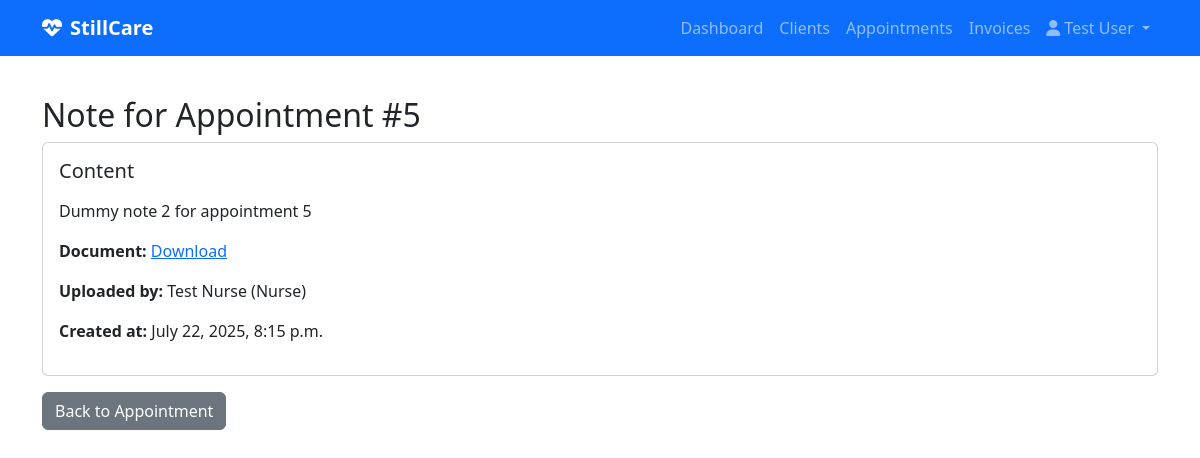
/api/notes/detail/10/ (signed in), run on the app's committed database.
### authentication/models.py (models this page shows, shortened)
class User(AbstractUser):
    ROLE_CHOICES = [
        ('nurse', 'Nurse'),
        ('admin', 'Admin'),
    ]
    role = models.CharField(
        max_length=10,
        choices=ROLE_CHOICES,
        default='nurse',
        help_text="User role in the system"
    )
    phone = models.CharField(max_length=20, blank=True, null=True)
    is_staff_member = models.BooleanField(
        default=True,
        help_text="Whether this user is a staff member"
    )
    login_code = models.CharField(
        max_length=6,
        unique=True,
        blank=True,
        null=True,
        validators=[
            RegexValidator(
                regex=r'^[0-9]{6}$',
                message='Login code must be exactly 6 digits.',
                code='invalid_login_code'
            ),
        ],
        help_text="6-digit code for app login (optional)"
    )
    biometric_id = models.CharField(
        max_length=255,
        unique=True,
        blank=True,
        null=True,
        help_text="Unique biometric identifier for fingerprint/face recognition (optional)"
    )
    class Meta:
        verbose_name = "User"
        verbose_name_plural = "Users"
    def __str__(self):
        return f"{self.get_full_name()} ({self.get_role_display()})"

### visit_notes/models.py (models this page shows, shortened)
class Note(models.Model):
    appointment = models.ForeignKey(Appointment, on_delete=models.CASCADE, related_name='notes')
    content = models.TextField(blank=True)
    document = models.FileField(upload_to='visit_notes/documents/', blank=True, null=True)
    uploaded_by = models.ForeignKey(settings.AUTH_USER_MODEL, on_delete=models.PROTECT, related_name='uploaded_notes')
    created_at = models.DateTimeField(auto_now_add=True)
    updated_at = models.DateTimeField(auto_now=True)

### appointment_management/models.py (models this page shows, shortened)
class Appointment(models.Model):
    FREQUENCY_CHOICES = [
        ('daily', 'Daily'),
        ('weekly', 'Weekly'),
        ('monthly', 'Monthly'),
    ]
    title = models.CharField(max_length=200)
    description = models.TextField(blank=True, null=True)
    start_time = models.DateTimeField(help_text="When the appointment/visit should start")
    end_time = models.DateTimeField(help_text="When the appointment/visit should end")
    status = models.CharField(max_length=50, choices=[
        ('scheduled', 'Scheduled'),
        ('completed', 'Completed'),
        ('cancelled', 'Cancelled'),
        ('no_show', 'No Show'),
    ], default='scheduled')
    client = models.ForeignKey(
        'client_management.Client',
        on_delete=models.CASCADE,
        related_name='appointments',
        help_text="The client this appointment is for"
    )
    frequency = models.CharField(
        max_length=20,
        choices=FREQUENCY_CHOICES,
        blank=True,
        null=True,
        help_text="How often this appointment repeats"
    )
    assigned_staff = models.ForeignKey(settings.AUTH_USER_MODEL, on_delete=models.PROTECT, null=False, blank=False, related_name='appointments', help_text="Staff member assigned to this appointment")
    created_at = models.DateTimeField(auto_now_add=True)
    updated_at = models.DateTimeField(auto_now=True)
    class Meta:
        verbose_name = "Appointment"
        verbose_name_plural = "Appointments"
    VISIT_STATUS_CHOICES = [
        ('scheduled', 'Scheduled'),
        ('in_progress', 'In Progress'),
        ('completed', 'Completed'),
        ('cancelled', 'Cancelled'),
    ]
    status = models.CharField(
        max_length=20,
        choices=VISIT_STATUS_CHOICES,
        default='scheduled'
    )
    actual_start_time = models.DateTimeField(blank=True, null=True)
    actual_end_time = models.DateTimeField(blank=True, null=True)
    checklist_items = models.JSONField(
        default=list,
        help_text="List of checklist items from the client's care plan"
    )

### visit_notes/views.py (the view)
# urls.py: path('detail/<int:note_id>/', views.note_detail, name='note_detail'),
@login_required
def note_detail(request, note_id):
    note = get_object_or_404(Note, id=note_id)
    return render(request, 'visit_notes/detail.html', {'note': note})

### templates/visit_notes/detail.html
{% extends 'base.html' %}
{% block content %}
<div class="container mt-4">
  <h2>Note for Appointment #{{ note.appointment.id }}</h2>
  <div class="card mb-3">
    <div class="card-body">
      <h5 class="card-title">Content</h5>
      <p class="card-text">{{ note.content|linebreaks }}</p>
      {% if note.document %}
        <p><strong>Document:</strong> <a href="{{ note.document.url }}" target="_blank">Download</a></p>
      {% endif %}
      <p><strong>Uploaded by:</strong> {{ note.uploaded_by }}</p>
      <p><strong>Created at:</strong> {{ note.created_at }}</p>
    </div>
  </div>
  <a href="{% url 'appointment_detail' note.appointment.id %}" class="btn btn-secondary">Back to Appointment</a>
</div>
{% endblock %}

### templates/base.html (shortened to what this page needs)
<!DOCTYPE html>
<html lang="en">
<head>
    <link href="https://cdn.jsdelivr.net/npm/bootstrap@5.3.0/dist/css/bootstrap.min.css" rel="stylesheet">
    <link href="https://cdnjs.cloudflare.com/ajax/libs/font-awesome/6.4.0/css/all.min.css" rel="stylesheet">
    <link href="/static/styles.css" rel="stylesheet">
</head>
<body>
    <nav class="navbar navbar-expand-lg navbar-dark bg-primary fixed-top">
        <div class="container">
            <a class="navbar-brand fw-bold" href="/">
                <i class="fas fa-heartbeat me-2"></i>StillCare
            </a>
            <div class="collapse navbar-collapse" id="navbarNav">
                <ul class="navbar-nav ms-auto">
                    <li class="nav-item"><a class="nav-link" href="/">Dashboard</a></li>
                    <li class="nav-item"><a class="nav-link" href="/clients/">Clients</a></li>
                    <li class="nav-item"><a class="nav-link" href="/appointments/">Appointments</a></li>
                    <li class="nav-item"><a class="nav-link" href="/invoices/">Invoices</a></li>
                    {% if user.is_authenticated %}
                    <li class="nav-item dropdown">
                        <a class="nav-link dropdown-toggle" href="#" id="navbarDropdown" role="button" data-bs-toggle="dropdown">
                            <i class="fas fa-user me-1"></i>{{ user.get_full_name|default:user.username }}
                        </a>
                    </li>
                    {% endif %}
                </ul>
            </div>
        </div>
    </nav>
    <div class="container-fluid mt-5 pt-4">
        {% block content %}{% endblock %}
    </div>
</body>
</html>

### data on the page
User: get_full_name "Test User"
Note: appointment.id "5", content "Dummy note 2 for appointment 5", uploaded_by "Test Nurse (Nurse)", created_at "July 22, 2025, 8:15 p.m."
